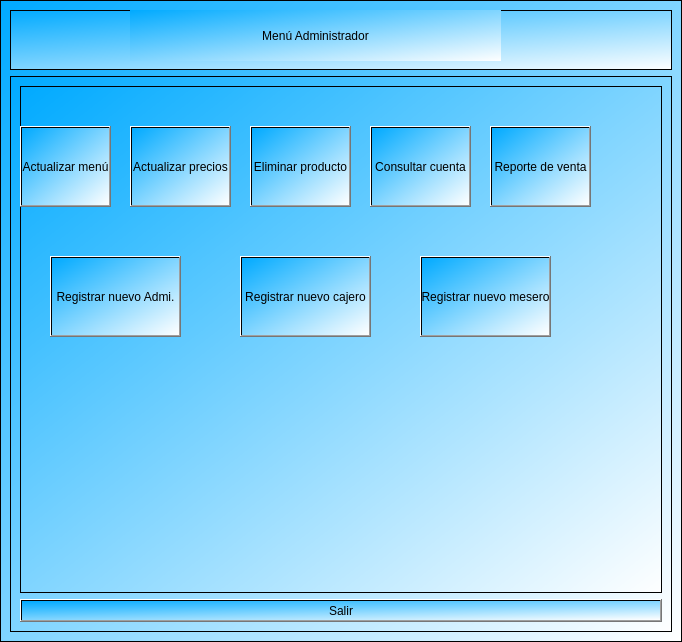
<?xml version="1.0" encoding="UTF-8"?>
<ui version="4.0">
 <class>MainWindow</class>
 <widget class="QMainWindow" name="MainWindow">
  <property name="geometry">
   <rect>
    <x>0</x>
    <y>0</y>
    <width>682</width>
    <height>642</height>
   </rect>
  </property>
  <property name="windowTitle">
   <string>MainWindow</string>
  </property>
  <widget class="QWidget" name="centralwidget">
   <layout class="QVBoxLayout" name="verticalLayout">
    <property name="spacing">
     <number>0</number>
    </property>
    <property name="leftMargin">
     <number>0</number>
    </property>
    <property name="topMargin">
     <number>0</number>
    </property>
    <property name="rightMargin">
     <number>0</number>
    </property>
    <property name="bottomMargin">
     <number>0</number>
    </property>
    <item>
     <widget class="QFrame" name="frame">
      <property name="styleSheet">
       <string notr="true">background-color: qlineargradient(spread:pad, x1:0, y1:0, x2:1, y2:1, stop:0 rgba(0, 170, 255, 255), stop:1 rgba(255, 255, 255, 255));</string>
      </property>
      <property name="frameShape">
       <enum>QFrame::StyledPanel</enum>
      </property>
      <property name="frameShadow">
       <enum>QFrame::Raised</enum>
      </property>
      <layout class="QVBoxLayout" name="verticalLayout_2">
       <item>
        <widget class="QFrame" name="frame_2">
         <property name="minimumSize">
          <size>
           <width>0</width>
           <height>60</height>
          </size>
         </property>
         <property name="maximumSize">
          <size>
           <width>16777215</width>
           <height>60</height>
          </size>
         </property>
         <property name="frameShape">
          <enum>QFrame::StyledPanel</enum>
         </property>
         <property name="frameShadow">
          <enum>QFrame::Raised</enum>
         </property>
         <widget class="QLabel" name="label">
          <property name="geometry">
           <rect>
            <x>120</x>
            <y>0</y>
            <width>371</width>
            <height>51</height>
           </rect>
          </property>
          <property name="toolTip">
           <string>&lt;html&gt;&lt;head/&gt;&lt;body&gt;&lt;p align=&quot;center&quot;&gt;&lt;br/&gt;&lt;/p&gt;&lt;/body&gt;&lt;/html&gt;</string>
          </property>
          <property name="whatsThis">
           <string>&lt;html&gt;&lt;head/&gt;&lt;body&gt;&lt;p align=&quot;center&quot;&gt;&lt;br/&gt;&lt;/p&gt;&lt;/body&gt;&lt;/html&gt;</string>
          </property>
          <property name="styleSheet">
           <string notr="true">font: 900 italic 22pt &quot;Segoe UI&quot;;</string>
          </property>
          <property name="text">
           <string>Menú Administrador</string>
          </property>
          <property name="alignment">
           <set>Qt::AlignCenter</set>
          </property>
         </widget>
        </widget>
       </item>
       <item>
        <widget class="QFrame" name="frame_3">
         <property name="frameShape">
          <enum>QFrame::StyledPanel</enum>
         </property>
         <property name="frameShadow">
          <enum>QFrame::Raised</enum>
         </property>
         <layout class="QVBoxLayout" name="verticalLayout_3">
          <item>
           <widget class="QFrame" name="frame_4">
            <property name="frameShape">
             <enum>QFrame::StyledPanel</enum>
            </property>
            <property name="frameShadow">
             <enum>QFrame::Raised</enum>
            </property>
            <widget class="QPushButton" name="pushButton">
             <property name="geometry">
              <rect>
               <x>0</x>
               <y>40</y>
               <width>91</width>
               <height>81</height>
              </rect>
             </property>
             <property name="maximumSize">
              <size>
               <width>16777215</width>
               <height>16777215</height>
              </size>
             </property>
             <property name="text">
              <string>Actualizar menú</string>
             </property>
            </widget>
            <widget class="QPushButton" name="pushButton_2">
             <property name="geometry">
              <rect>
               <x>110</x>
               <y>40</y>
               <width>101</width>
               <height>81</height>
              </rect>
             </property>
             <property name="maximumSize">
              <size>
               <width>16777215</width>
               <height>16777215</height>
              </size>
             </property>
             <property name="text">
              <string>Actualizar precios</string>
             </property>
            </widget>
            <widget class="QPushButton" name="pushButton_3">
             <property name="geometry">
              <rect>
               <x>230</x>
               <y>40</y>
               <width>101</width>
               <height>81</height>
              </rect>
             </property>
             <property name="maximumSize">
              <size>
               <width>16777215</width>
               <height>16777215</height>
              </size>
             </property>
             <property name="text">
              <string>Eliminar producto</string>
             </property>
            </widget>
            <widget class="QPushButton" name="pushButton_4">
             <property name="geometry">
              <rect>
               <x>350</x>
               <y>40</y>
               <width>101</width>
               <height>81</height>
              </rect>
             </property>
             <property name="maximumSize">
              <size>
               <width>16777215</width>
               <height>16777215</height>
              </size>
             </property>
             <property name="text">
              <string>Consultar cuenta</string>
             </property>
            </widget>
            <widget class="QPushButton" name="pushButton_5">
             <property name="geometry">
              <rect>
               <x>470</x>
               <y>40</y>
               <width>101</width>
               <height>81</height>
              </rect>
             </property>
             <property name="maximumSize">
              <size>
               <width>16777215</width>
               <height>16777215</height>
              </size>
             </property>
             <property name="text">
              <string>Reporte de venta</string>
             </property>
            </widget>
            <widget class="QPushButton" name="pushButton_12">
             <property name="geometry">
              <rect>
               <x>30</x>
               <y>170</y>
               <width>131</width>
               <height>81</height>
              </rect>
             </property>
             <property name="maximumSize">
              <size>
               <width>16777215</width>
               <height>16777215</height>
              </size>
             </property>
             <property name="text">
              <string>Registrar nuevo Admi.</string>
             </property>
            </widget>
            <widget class="QPushButton" name="pushButton_13">
             <property name="geometry">
              <rect>
               <x>220</x>
               <y>170</y>
               <width>131</width>
               <height>81</height>
              </rect>
             </property>
             <property name="maximumSize">
              <size>
               <width>16777215</width>
               <height>16777215</height>
              </size>
             </property>
             <property name="text">
              <string>Registrar nuevo cajero</string>
             </property>
            </widget>
            <widget class="QPushButton" name="pushButton_14">
             <property name="geometry">
              <rect>
               <x>400</x>
               <y>170</y>
               <width>131</width>
               <height>81</height>
              </rect>
             </property>
             <property name="maximumSize">
              <size>
               <width>16777215</width>
               <height>16777215</height>
              </size>
             </property>
             <property name="text">
              <string>Registrar nuevo mesero</string>
             </property>
            </widget>
           </widget>
          </item>
          <item>
           <widget class="QPushButton" name="bt_salir">
            <property name="styleSheet">
             <string notr="true">font: 900 italic 18pt &quot;Segoe UI&quot;;</string>
            </property>
            <property name="text">
             <string>Salir</string>
            </property>
           </widget>
          </item>
         </layout>
        </widget>
       </item>
      </layout>
     </widget>
    </item>
   </layout>
  </widget>
 </widget>
 <resources/>
 <connections/>
</ui>
